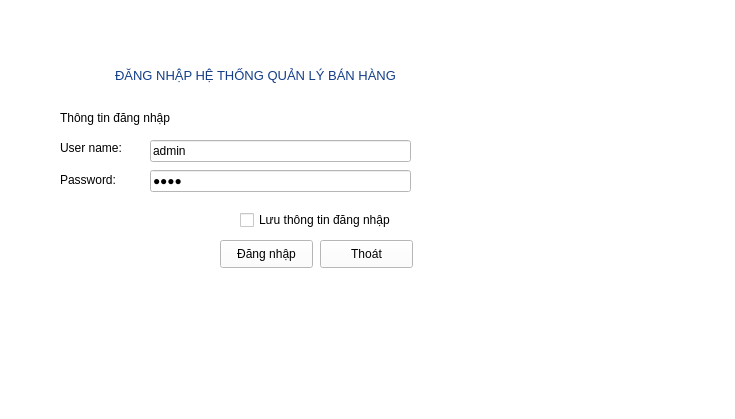
<?xml version="1.0" encoding="UTF-8"?>
<ui version="4.0">
 <class>MainWindow</class>
 <widget class="QMainWindow" name="MainWindow">
  <property name="geometry">
   <rect>
    <x>0</x>
    <y>0</y>
    <width>735</width>
    <height>419</height>
   </rect>
  </property>
  <property name="windowTitle">
   <string>Hệ thống quản lý sách pass</string>
  </property>
  <property name="windowIcon">
   <iconset>
    <normaloff>../images/jinopass.jpg</normaloff>../images/jinopass.jpg</iconset>
  </property>
  <property name="styleSheet">
   <string notr="true">background-color: rgb(203, 220, 235);
background-color: rgb(255, 255, 255);</string>
  </property>
  <widget class="QWidget" name="centralwidget">
   <widget class="QLabel" name="label">
    <property name="geometry">
     <rect>
      <x>60</x>
      <y>50</y>
      <width>391</width>
      <height>51</height>
     </rect>
    </property>
    <property name="font">
     <font>
      <family>MS Shell Dlg 2</family>
      <pointsize>10</pointsize>
      <weight>9</weight>
      <italic>false</italic>
      <bold>false</bold>
     </font>
    </property>
    <property name="styleSheet">
     <string notr="true">color: rgb(19, 62, 135);
font: 75 10pt &quot;MS Shell Dlg 2&quot;;</string>
    </property>
    <property name="text">
     <string>ĐĂNG NHẬP HỆ THỐNG QUẢN LÝ BÁN HÀNG</string>
    </property>
    <property name="alignment">
     <set>Qt::AlignCenter</set>
    </property>
   </widget>
   <widget class="QLabel" name="label_2">
    <property name="geometry">
     <rect>
      <x>60</x>
      <y>140</y>
      <width>81</width>
      <height>16</height>
     </rect>
    </property>
    <property name="text">
     <string>User name:</string>
    </property>
   </widget>
   <widget class="QLineEdit" name="lineEditUserName">
    <property name="geometry">
     <rect>
      <x>150</x>
      <y>140</y>
      <width>261</width>
      <height>22</height>
     </rect>
    </property>
    <property name="text">
     <string>admin</string>
    </property>
   </widget>
   <widget class="QLabel" name="label_3">
    <property name="geometry">
     <rect>
      <x>60</x>
      <y>170</y>
      <width>81</width>
      <height>20</height>
     </rect>
    </property>
    <property name="text">
     <string>Password:</string>
    </property>
   </widget>
   <widget class="QLineEdit" name="lineEditPassword">
    <property name="geometry">
     <rect>
      <x>150</x>
      <y>170</y>
      <width>261</width>
      <height>22</height>
     </rect>
    </property>
    <property name="text">
     <string>2004</string>
    </property>
    <property name="echoMode">
     <enum>QLineEdit::Password</enum>
    </property>
   </widget>
   <widget class="QCheckBox" name="checkBoxLuu">
    <property name="geometry">
     <rect>
      <x>240</x>
      <y>210</y>
      <width>171</width>
      <height>20</height>
     </rect>
    </property>
    <property name="text">
     <string>Lưu thông tin đăng nhập</string>
    </property>
   </widget>
   <widget class="QPushButton" name="pushButtonLogin">
    <property name="geometry">
     <rect>
      <x>220</x>
      <y>240</y>
      <width>93</width>
      <height>28</height>
     </rect>
    </property>
    <property name="text">
     <string>Đăng nhập</string>
    </property>
    <property name="icon">
     <iconset>
      <normaloff>../images/icon_login.png</normaloff>../images/icon_login.png</iconset>
    </property>
    <property name="shortcut">
     <string>Return</string>
    </property>
   </widget>
   <widget class="QPushButton" name="pushButton_2">
    <property name="geometry">
     <rect>
      <x>320</x>
      <y>240</y>
      <width>93</width>
      <height>28</height>
     </rect>
    </property>
    <property name="text">
     <string>Thoát</string>
    </property>
    <property name="icon">
     <iconset>
      <normaloff>../images/icon_out.png</normaloff>../images/icon_out.png</iconset>
    </property>
    <property name="iconSize">
     <size>
      <width>25</width>
      <height>25</height>
     </size>
    </property>
   </widget>
   <widget class="QLabel" name="label_4">
    <property name="geometry">
     <rect>
      <x>60</x>
      <y>110</y>
      <width>131</width>
      <height>16</height>
     </rect>
    </property>
    <property name="text">
     <string>Thông tin đăng nhập</string>
    </property>
   </widget>
   <widget class="QLabel" name="label_6">
    <property name="geometry">
     <rect>
      <x>450</x>
      <y>60</y>
      <width>231</width>
      <height>211</height>
     </rect>
    </property>
    <property name="text">
     <string/>
    </property>
    <property name="pixmap">
     <pixmap>../images/jinopass.jpg</pixmap>
    </property>
    <property name="scaledContents">
     <bool>true</bool>
    </property>
   </widget>
  </widget>
  <widget class="QMenuBar" name="menubar">
   <property name="geometry">
    <rect>
     <x>0</x>
     <y>0</y>
     <width>735</width>
     <height>26</height>
    </rect>
   </property>
  </widget>
  <widget class="QStatusBar" name="statusbar"/>
 </widget>
 <tabstops>
  <tabstop>lineEditUserName</tabstop>
  <tabstop>lineEditPassword</tabstop>
  <tabstop>checkBoxLuu</tabstop>
  <tabstop>pushButtonLogin</tabstop>
  <tabstop>pushButton_2</tabstop>
 </tabstops>
 <resources/>
 <connections>
  <connection>
   <sender>pushButton_2</sender>
   <signal>clicked()</signal>
   <receiver>MainWindow</receiver>
   <slot>close()</slot>
   <hints>
    <hint type="sourcelabel">
     <x>366</x>
     <y>279</y>
    </hint>
    <hint type="destinationlabel">
     <x>367</x>
     <y>219</y>
    </hint>
   </hints>
  </connection>
 </connections>
</ui>
